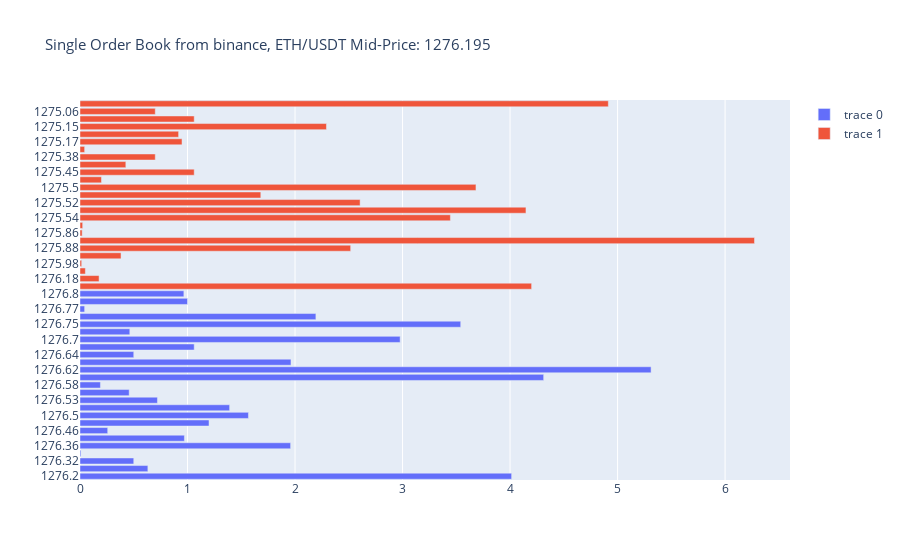

The notebook cell this image was saved under:
### Code cell
vs.OBLvls_hist(params[0],params[1], params[2])
